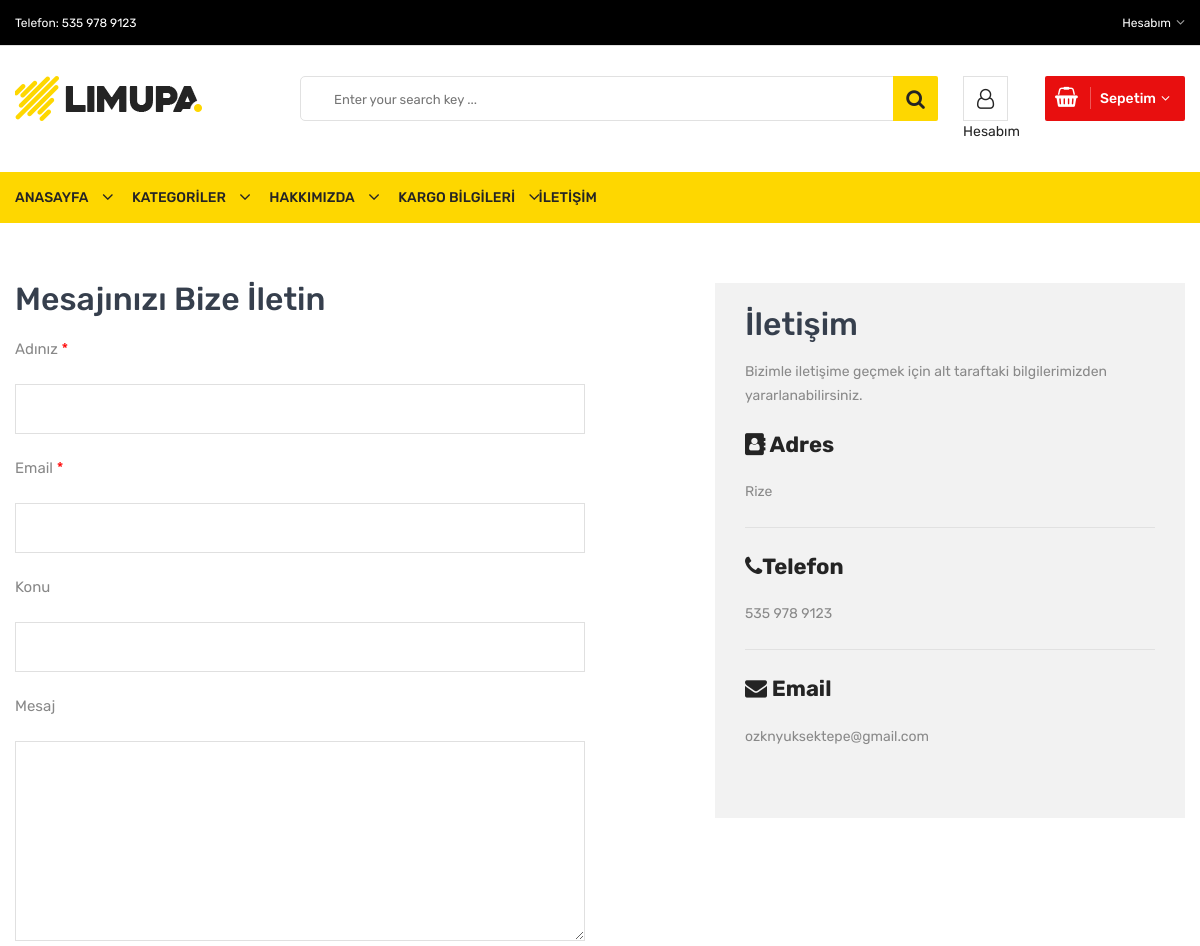
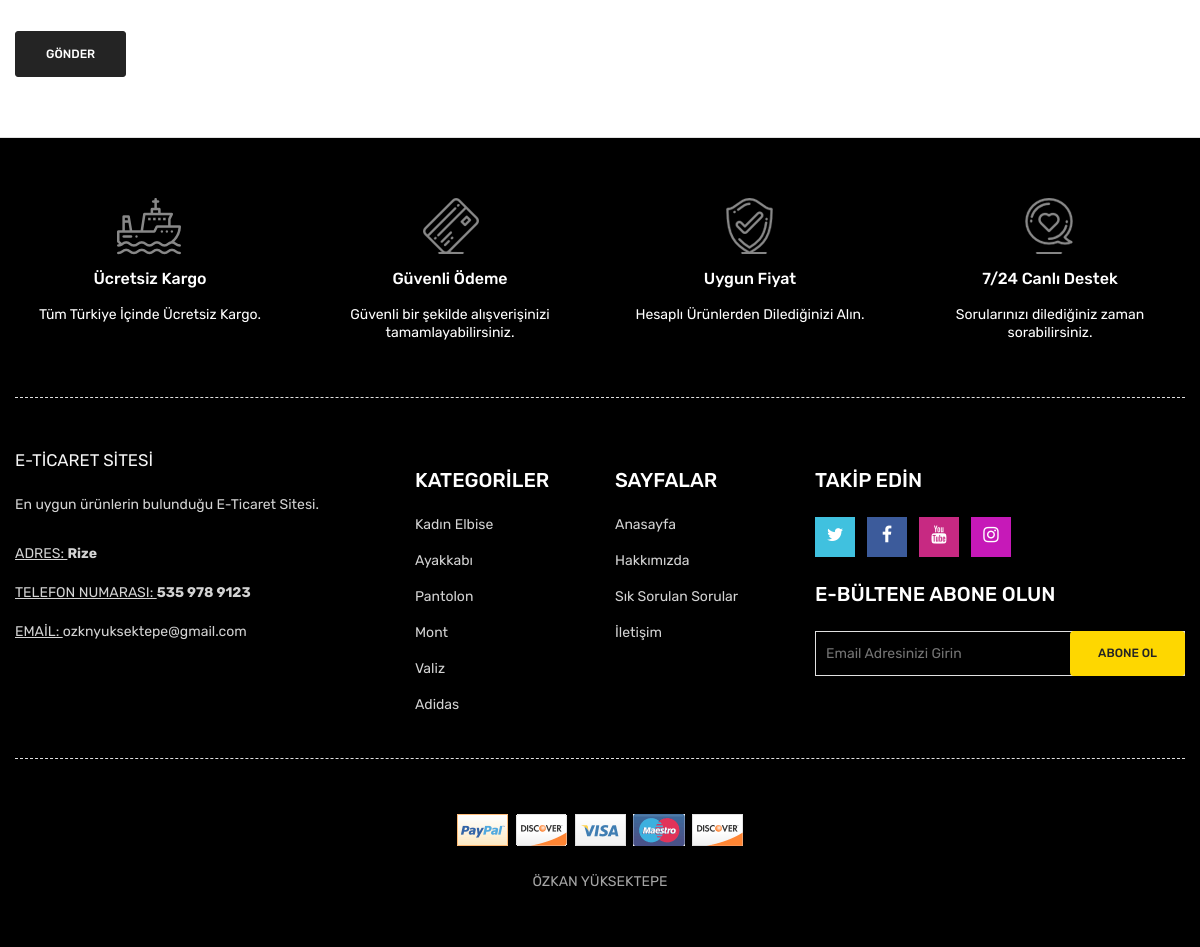
The page /İletisim.php on the database its author committed (2 pictures, top to bottom).
### tables this page shows
CREATE TABLE `ayarlar` (
  `id` int(11) NOT NULL,
  `baslik` varchar(300) NOT NULL,
  `aciklama` varchar(500) NOT NULL,
  `anahtarkelime` varchar(400) NOT NULL,
  `telefon` varchar(20) NOT NULL,
  `email` varchar(100) NOT NULL,
  `adres` varchar(250) NOT NULL,
  `facebook` varchar(250) NOT NULL,
  `instagram` varchar(250) NOT NULL,
  `youtube` varchar(250) NOT NULL,
  `twitter` varchar(250) NOT NULL,
  `logo` varchar(250) NOT NULL,
  `mesai` varchar(250) NOT NULL
);

CREATE TABLE `kategori` (
  `kategori_id` int(11) NOT NULL,
  `kategori_adi` varchar(300) NOT NULL,
  `kategori_sira` int(11) NOT NULL,
  `kategori_durum` int(11) NOT NULL
);

### İletisim.php (the view, shortened to what the rows shown need)
<?php require_once 'header.php'; ?>
            <div class="contact-main-page mt-60 mb-40 mb-md-40 mb-sm-40 mb-xs-40">
                <div class="container">
                    <div class="row">
                        <div class="col-lg-5 offset-lg-1 col-md-12 order-1 order-lg-2">
                            <div class="contact-page-side-content">
                                <div class="single-contact-block">
                                    <h4><i class="fa fa-address-book"></i> Adres</h4>
                                    <p><?php echo $ayarcek['adres'] ?></p>
                                </div>
                                <div class="single-contact-block">
                                    <h4><i class="fa fa-phone"></i>Telefon</h4>
                                    <p><?php echo $ayarcek['telefon'] ?></p>
                                </div>
                                <div class="single-contact-block last-child">
                                    <h4><i class="fa fa-envelope"></i> Email</h4>
                                    <p><?php echo $ayarcek['email'] ?></p>
                                </div>
                            </div>
                        </div>
                    </div>
                </div>
            </div>
           <?php require_once 'footer.php'; ?>

### header.php (shortened to what the rows shown need)
<?php
require_once 'Admin/İslem/Baglanti.php';
require_once 'function.php';
$ayar=$Baglanti->prepare("SELECT * FROM ayarlar where id=?");
$ayar->execute(array(1));
$ayarcek=$ayar->fetch(PDO::FETCH_ASSOC);
?>
<!doctype html>
<html class="no-js" lang="zxx">
<head>
    <link rel="stylesheet" href="css/material-design-iconic-font.min.css">
    <link rel="stylesheet" href="css/font-awesome.min.css">
    <link rel="stylesheet" href="css/fontawesome-stars.css">
    <link rel="stylesheet" href="css/meanmenu.css">
    <link rel="stylesheet" href="css/owl.carousel.min.css">
    <link rel="stylesheet" href="css/slick.css">
    <link rel="stylesheet" href="css/animate.css">
    <link rel="stylesheet" href="css/jquery-ui.min.css">
    <link rel="stylesheet" href="css/venobox.css">
    <link rel="stylesheet" href="css/nice-select.css">
    <link rel="stylesheet" href="css/magnific-popup.css">
    <link rel="stylesheet" href="css/bootstrap.min.css">
    <link rel="stylesheet" href="css/helper.css">
    <link rel="stylesheet" href="style.css">
    <link rel="stylesheet" href="css/responsive.css">
</head>
<body>
<div class="body-wrapper">
    <header>
        <div style="background-color: black" class="header-top">
            <div class="container">
                <div class="row">
                    <div class="col-lg-3 col-md-4">
                        <div class="header-top-left">
                            <ul class="phone-wrap">
                                <li><span style="color: white">Telefon: </span><a style="color: white" href="#"><?php echo $ayarcek['telefon'] ?></a></li>
                            </ul>
                        </div>
                    </div>
                </div>
            </div>
        </div>
    </header>

### footer.php (shortened to what the rows shown need)
<div style="background-color: black" class="footer">
    <div class="footer-static-top">
        <div class="container">
            <div class="footer-shipping pt-60 pb-55 pb-xs-25">
                <div class="row">
                    <div class="col-lg-3 col-md-6 col-sm-6 pb-sm-55 pb-xs-55">
                        <div class="li-shipping-inner-box">
                            <div class="shipping-text">
                                <h2 class="beyazyazi" style="color:white" >Ücretsiz Kargo</h2>
                            </div>
                        </div>
                    </div>
                    <div class="col-lg-3 col-md-6 col-sm-6 pb-sm-55 pb-xs-55">
                        <div class="li-shipping-inner-box">
                            <div class="shipping-text">
                                <h2 class="beyazyazi" class="beyazyazi" style="color:white">Güvenli Ödeme</h2>
                            </div>
                        </div>
                    </div>
                    <div class="col-lg-3 col-md-6 col-sm-6 pb-xs-30">
                        <div class="li-shipping-inner-box">
                            <div class="shipping-text">
                                <h2 class="beyazyazi" style="color:white">Uygun Fiyat</h2>
                            </div>
                        </div>
                    </div>
                    <div class="col-lg-3 col-md-6 col-sm-6 pb-xs-30">
                        <div class="li-shipping-inner-box">
                            <div class="shipping-text">
                                <h2 class="beyazyazi" style="color:white">7/24 Canlı Destek</h2>
                            </div>
                        </div>
                    </div>
                </div>
            </div>
        </div>
    </div>
    <div class="footer-static-middle">
        <div class="container">
            <div class="footer-logo-wrap pt-50 pb-35">
                <div class="row">
                    <div class="col-lg-4 col-md-6">
                        <ul class="des">
                            <li>
                                <ins style="color:lightgrey">ADRES: </ins>
                                <b style="color:lightgrey"><?php echo $ayarcek['adres'] ?></b>
                            </li>
                            <li>
                                <ins style="color:lightgrey">TELEFON NUMARASI: </ins>
                                <b style="color:lightgrey"><?php echo $ayarcek['telefon'] ?></b>
                            </li>
                            <li>
                                <ins style="color:lightgrey">EMAİL: </ins>
                                <a style="color:lightgrey" href="mailto://<?php echo $ayarcek['email'] ?>"><?php echo $ayarcek['email'] ?></a>
                            </li>
                        </ul>
                    </div>
                    <div class="col-lg-2 col-md-3 col-sm-6">
                        <div class="footer-block">
                            <ul>
                                <?php  $kategori=$Baglanti->prepare("SELECT * FROM kategori where kategori_durum=:kategori_durum and kategori_sira between 1 and 10 limit 8 ");
                                $kategori->execute(array(
                                    'kategori_durum'=>1
                                ));
                                while ($kategoricek=$kategori->fetch(PDO::FETCH_ASSOC)) { ?>
                                <li><a style="color: lightgrey" href="urunler-<?=seolink($kategoricek['kategori_adi']).'-'.$kategoricek['kategori_id'] ?>"><?php echo $kategoricek['kategori_adi'] ?></a></li>
                                <?php } ?>
                            </ul>
                        </div>
                    </div>
                </div>
            </div>
        </div>
    </div>
</div>
</div>
</body>
</html>

### rows shown on the page
ayarlar: telefon "535 978 9123", adres "Rize", email "ozknyuksektepe@gmail.com"
kategori: kategori_adi "Kadın Elbise"
kategori: kategori_adi "Ayakkabı"
kategori: kategori_adi "Pantolon"
kategori: kategori_adi "Mont"
kategori: kategori_adi "Valiz"
kategori: kategori_adi "Adidas"
